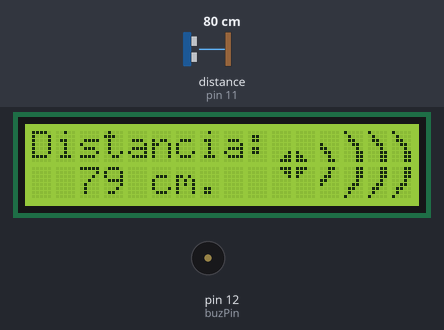
Recording of a sketch running on a simulated Arduino Uno, built with avr-gcc and run on an emulated ATmega328P. On the bench: 16×2 character LCD, buzzer (waves = sounding). Wiring (inferred from the names in the program): ultrasonic range finder: trigger pin 10; echo pin 11. The test bench sets the inputs (shaded band); at power-on: distance to the obstacle (sensor on pin 11) 80 cm. The echo pulse lasts 58.3 µs per cm.

Above: at 2.7 s.
3.6 s: distance to the obstacle (sensor on pin 11) set to 18 cm
At 4.36 s:
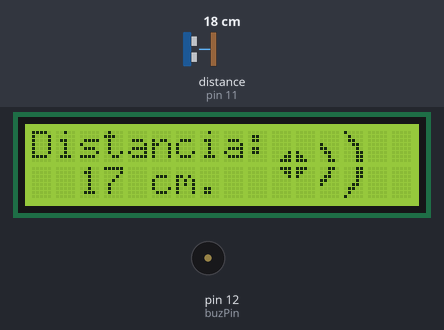
6.0 s: distance to the obstacle (sensor on pin 11) set to 2 cm
At 7.0 s:
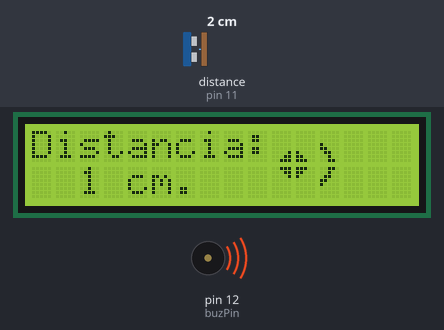
9.3 s: distance to the obstacle (sensor on pin 11) set to 96 cm
At 9.9 s:
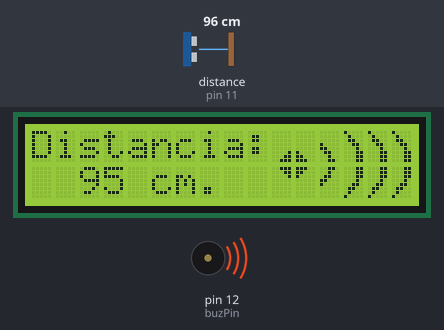
11.2 s: distance to the obstacle (sensor on pin 11) set to 103 cm
At 12.2 s:
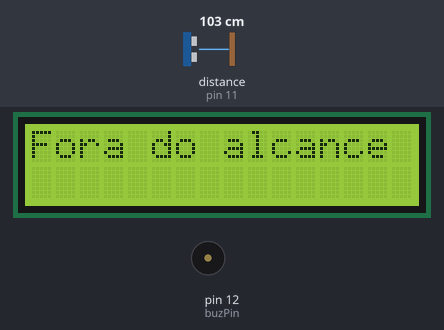
13.1 s: distance to the obstacle (sensor on pin 11) set to 35 cm
At 13.4 s:
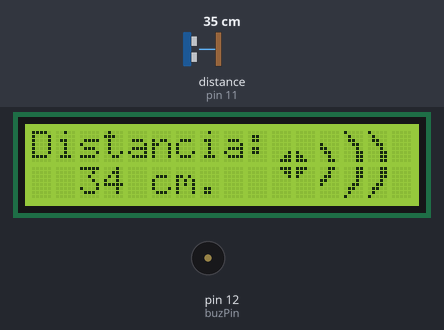
Timing chart, 0 to 16.1 s (numbered marks = the images above; inputs shaded):
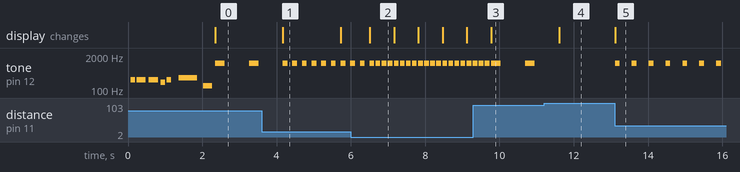

Measured:
- the behaviour switches between 100 and 101 cm on distance to the obstacle (sensor on pin 11) (found by bisection; images 3 and 4)
- after the input at 3.6 s, tone on pin 12 (buzPin): alternates 1047 Hz for 0.13 s and silent for 0.13 s, starting after 0.70 s; the display: changes after 0.57 s (image 1)
- after the input at 6.0 s, the display: changes after 0.51 s (image 2)
- after the input at 9.3 s, the display: changes after 0.48 s (image 3)
- after the input at 11.2 s, tone on pin 12 (buzPin): stops changing and stays silent; the display: changes after 0.41 s (image 4)
- after the input at 13.1 s, tone on pin 12 (buzPin): alternates 1047 Hz for 0.13 s and silent for 0.33 s, starting at once; the display: changes at once (image 5)
- by itself, tone on pin 12 (buzPin): plays 247 Hz for 0.13 s, 247 Hz for 0.25 s, 247 Hz for 0.25 s, 196 Hz for 0.13 s, 247 Hz for 0.13 s, 294 Hz for 0.50 s … (9 notes in this stretch)

The sketch:

FSNI8ABIN96A8F6.ino
```cpp
/* Created by Raphango ~ 14/feb/2014
@@@@@@@@@@@@@@@@@@@@@@@@@@@@@@@@@@@@@@@@@@@@@@@@@@@@@@@@
"Come to me, all you who are weary and burdened, and I will give you rest.
Take my yoke upon you and learn from me, for I am gentle and humble in heart,
and you will find rest for your souls.For my yoke is easy and my burden is light."

Matthew 11:28-30
@@@@@@@@@@@@@@@@@@@@@@@@@@@@@@@@@@@@@@@@@@@@@@@@@@@@@@@@

#########Breadboard circuit mounting:########
 * LCD VSS pin to ground
 * LCD VDD pin to +5V
 * 2K2Ohm resistor: ends to LCD VO pin and ground
 * LCD RS pin to digital pin 9
 * LCD R/W pin to ground
 * LCD Enable pin to digital pin 8
 * LCD D4 pin to digital pin 5
 * LCD D5 pin to digital pin 4
 * LCD D6 pin to digital pin 3
 * LCD D7 pin to digital pin 2
 * LCD A pin to +5V
 * LCD K pin to ground
 * Buzzer + to 220Ohm Resistor leg and - to ground. The other resistor leg goes to pin 12.
 * HC-SCR GND to ground
 * HC-SCR Echo to pin 11
 * HC-SCR Trig to pin 10
 * HC-SCR Vcc to +5V
##############################################
*/

//Defining pins
#define trigPin 10
#define echoPin 11
#define buzPin 12
#define RS 9
#define Enable 8
#define D4 5
#define D5 4
#define D6 3
#define D7 2

//Including the LCD and sound library:
#include <LiquidCrystal.h>
#include "pitches.h"

// Initialize the LCD library
LiquidCrystal lcd(RS, Enable, D4, D5, D6, D7);

/////Definition of the LCD special characters///
uint8_t cc0[8] = {0x00,0x00,0x00,0x00,0x00,0x01,0x03,0x07};
uint8_t cc1[8] = {0x00,0x00,0x00,0x00,0x00,0x10,0x18,0x1C};
uint8_t cc2[8] = {0x07,0x03,0x01,0x00,0x00,0x00,0x00,0x00};
uint8_t cc3[8] = {0x1C,0x18,0x10,0x00,0x00,0x00,0x00,0x00};
uint8_t cc4[8] = {0x00,0x00,0x00,0x10,0x18,0x0C,0x04,0x06};
uint8_t cc5[8] = {0x06,0x04,0x0C,0x18,0x10,0x00,0x00,0x00};
uint8_t cc6[8] = {0x10,0x08,0x0C,0x06,0x02,0x03,0x03,0x03};
uint8_t cc7[8] = {0x03,0x03,0x03,0x02,0x06,0x0C,0x08,0x10};

////Sound notes setup
int melody0[] = {NOTE_B3, NOTE_B3,NOTE_B3, NOTE_G3, NOTE_B3,0, NOTE_D4, NOTE_D3};
int melody1[] = {NOTE_C6,NOTE_C6,NOTE_C6,NOTE_C6};
int melody2[] = {NOTE_C6,NOTE_C6,NOTE_C6};
int melody3[] = {NOTE_C6,NOTE_C6};
int melody4[] = {NOTE_C6};

//Add melodies here, and at the end of the "music" array.
int* music[6/*number of melodies + 1*/] = {melody0, melody1, melody2, melody3, melody4 /*,add here*/};

////Sound notes durations
int notesMelody0[] = {8,4,4,8,8,8,2,4};
int notesMelody1[] = {8,8,8,8};
int notesMelody2[] = {8,8,8};
int notesMelody3[] = {8,8};
int notesMelody4[] = {4};

//Add durations of the melodies here, and at the end of the "noteDurations" array.
int* noteDurations[6/*number of melodies + 1*/] = {notesMelody0, notesMelody1, notesMelody2 , notesMelody3 , notesMelody4  /*,add here*/};

////Sound sizes
int sizeMelody0 = sizeof(melody0)/sizeof(int);
int sizeMelody1 = sizeof(melody1)/sizeof(int);
int sizeMelody2 = sizeof(melody2)/sizeof(int);
int sizeMelody3 = sizeof(melody3)/sizeof(int);
int sizeMelody4 = sizeof(melody4)/sizeof(int);
//Add sizes here, and at the end of the "sizes" array.
int sizes[] = {sizeMelody0,sizeMelody1,sizeMelody2,sizeMelody3,sizeMelody4 /*,add here*/};

////Tone Function - Plays the tone
int playSong(int track, float durConst){
    for (int thisNote = 0; thisNote < sizes[track]; thisNote++) {
    int noteDuration = 1000/noteDurations[track][thisNote];
    tone(buzPin, music[track][thisNote],noteDuration);
    int pauseBetweenNotes = noteDuration * durConst;
    delay(pauseBetweenNotes);
    noTone(buzPin);
  }
}

//Declaring a variable that will count the millis so the blinking is independent of "delays"
unsigned long millisCounter = 0;
int displaying = 0;

////////////////////////////////////
//////////////SETUP/////////////////
////////////////////////////////////
void setup(){
  // Set up the LCD's number of columns and rows:
  lcd.begin(16, 2);
  // Set up the LCD custom chars (8 maximum)
  lcd.createChar(0, cc0);
  lcd.createChar(1, cc1);
  lcd.createChar(2, cc2);
  lcd.createChar(3, cc3);
  lcd.createChar(4, cc4);
  lcd.createChar(5, cc5);
  lcd.createChar(6, cc6);
  lcd.createChar(7, cc7);
  //Initializes HC-SCR04 pins
  pinMode(trigPin, OUTPUT);
  pinMode(echoPin, INPUT);
  //Plays intro song
  playSong(0,1.30);
}

////////////////////////////////////
//////////////LOOP//////////////////
////////////////////////////////////

void loop()
{
  unsigned long millisNow = millis();
  long duration;
  int distance;
  digitalWrite(trigPin, LOW);
  delayMicroseconds(2);
  digitalWrite(trigPin, HIGH);
  delayMicroseconds(10);
  digitalWrite(trigPin, LOW);
  //Measures the distance
  duration = pulseIn(echoPin, HIGH);
  distance = (duration/2) / 29.1;

  if (distance >= 100 || distance <= 0){//Evaluate the distance value.
    lcd.setCursor(0, 0);
    lcd.print("Fora do alcance    ");
    lcd.setCursor(0, 1);
    lcd.print("                  ");
    }
  else {

    Serial.print(distance);
    Serial.println(" cm");
    lcd.setCursor(0, 0);
    lcd.print("Distancia:");
    lcd.setCursor(2, 1);
    lcd.print(distance);
    lcd.print(" cm.  ");

    //Distance animation
    if(distance <= 10)
    {
      if(millisNow-millisCounter>50 && displaying == 0){//This part is used for the blinking while at 10 cm less.
      //Each of these "lcd.setCursor" and "lcd.write" are responsible for the drawings.
      lcd.setCursor(10, 0);//This positionates the cursor on the desired slot
      lcd.write(byte(0));//This writes the prefab symbols
      lcd.write(byte(1));
      lcd.write(byte(4));
      lcd.write(" ");
      lcd.write(" ");
      lcd.write(" ");
      lcd.setCursor(10, 1);
      lcd.write(byte(2));
      lcd.write(byte(3));
      lcd.write(byte(5));
      lcd.write(" ");
      lcd.write(" ");
      lcd.write(" ");
      playSong(1,1.30);//This plays the "beep"
      millisCounter = millisNow;
      displaying = 1;
      } else {lcd.setCursor(10, 0);lcd.write("      ");lcd.setCursor(10, 1);lcd.write("      ");playSong(1,1.30);displaying=0;millisCounter = millisNow;}
    }
    else if(distance <= 30)
    {
    lcd.setCursor(10, 0);
    lcd.write(byte(0));
    lcd.write(byte(1));
    lcd.write(byte(4));
    lcd.write(byte(6));
    lcd.write(" ");
    lcd.write(" ");
    lcd.setCursor(10, 1);
    lcd.write(byte(2));
    lcd.write(byte(3));
    lcd.write(byte(5));
    lcd.write(byte(7));
    lcd.write(" ");
    lcd.write(" ");
    playSong(2,2.07);
    }
    else if(distance <= 70){
    lcd.setCursor(10, 0);
    lcd.write(byte(0));
    lcd.write(byte(1));
    lcd.write(byte(4));
    lcd.write(byte(6));
    lcd.write(byte(6));
    lcd.write(" ");
    lcd.setCursor(10, 1);
    lcd.write(byte(2));
    lcd.write(byte(3));
    lcd.write(byte(5));
    lcd.write(byte(7));
    lcd.write(byte(7));
    lcd.write(" ");
    playSong(3,3.60);
    }
    else if(distance <= 400){
    lcd.setCursor(10, 0);
    lcd.write(byte(0));
    lcd.write(byte(1));
    lcd.write(byte(4));
    lcd.write(byte(6));
    lcd.write(byte(6));
    lcd.write(byte(6));
    lcd.setCursor(10, 1);
    lcd.write(byte(2));
    lcd.write(byte(3));
    lcd.write(byte(5));
    lcd.write(byte(7));
    lcd.write(byte(7));
    lcd.write(byte(7));
    playSong(4,3.60);
    }
  }
}
```

pitches.h
```cpp
/*************************************************
 * Public Constants
 *************************************************/

#define NOTE_B0  31
#define NOTE_C1  33
#define NOTE_CS1 35
#define NOTE_D1  37
#define NOTE_DS1 39
#define NOTE_E1  41
#define NOTE_F1  44
#define NOTE_FS1 46
#define NOTE_G1  49
#define NOTE_GS1 52
#define NOTE_A1  55
#define NOTE_AS1 58
#define NOTE_B1  62
#define NOTE_C2  65
#define NOTE_CS2 69
#define NOTE_D2  73
#define NOTE_DS2 78
#define NOTE_E2  82
#define NOTE_F2  87
#define NOTE_FS2 93
#define NOTE_G2  98
#define NOTE_GS2 104
#define NOTE_A2  110
#define NOTE_AS2 117
#define NOTE_B2  123
#define NOTE_C3  131
#define NOTE_CS3 139
#define NOTE_D3  147
#define NOTE_DS3 156
#define NOTE_E3  165
#define NOTE_F3  175
#define NOTE_FS3 185
#define NOTE_G3  196
#define NOTE_GS3 208
#define NOTE_A3  220
#define NOTE_AS3 233
#define NOTE_B3  247
#define NOTE_C4  262
#define NOTE_CS4 277
#define NOTE_D4  294
#define NOTE_DS4 311
#define NOTE_E4  330
#define NOTE_F4  349
#define NOTE_FS4 370
#define NOTE_G4  392
#define NOTE_GS4 415
#define NOTE_A4  440
#define NOTE_AS4 466
#define NOTE_B4  494
#define NOTE_C5  523
#define NOTE_CS5 554
#define NOTE_D5  587
#define NOTE_DS5 622
#define NOTE_E5  659
#define NOTE_F5  698
#define NOTE_FS5 740
#define NOTE_G5  784
#define NOTE_GS5 831
#define NOTE_A5  880
#define NOTE_AS5 932
#define NOTE_B5  988
#define NOTE_C6  1047
#define NOTE_CS6 1109
#define NOTE_D6  1175
#define NOTE_DS6 1245
#define NOTE_E6  1319
#define NOTE_F6  1397
#define NOTE_FS6 1480
#define NOTE_G6  1568
#define NOTE_GS6 1661
#define NOTE_A6  1760
#define NOTE_AS6 1865
#define NOTE_B6  1976
#define NOTE_C7  2093
#define NOTE_CS7 2217
#define NOTE_D7  2349
#define NOTE_DS7 2489
#define NOTE_E7  2637
#define NOTE_F7  2794
#define NOTE_FS7 2960
#define NOTE_G7  3136
#define NOTE_GS7 3322
#define NOTE_A7  3520
#define NOTE_AS7 3729
#define NOTE_B7  3951
#define NOTE_C8  4186
#define NOTE_CS8 4435
#define NOTE_D8  4699
#define NOTE_DS8 4978
```
